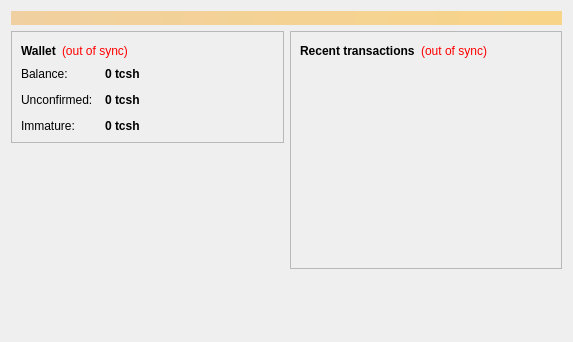
<?xml version="1.0" encoding="UTF-8"?>
<ui version="4.0">
 <class>OverviewPage</class>
 <widget class="QWidget" name="OverviewPage">
  <property name="geometry">
   <rect>
    <x>0</x>
    <y>0</y>
    <width>573</width>
    <height>342</height>
   </rect>
  </property>
  <property name="windowTitle">
   <string>Form</string>
  </property>
  <layout class="QVBoxLayout" name="topLayout">
   <item>
    <widget class="QLabel" name="labelAlerts">
     <property name="visible">
      <bool>false</bool>
     </property>
     <property name="styleSheet">
      <string notr="true">background-color: qlineargradient(x1: 0, y1: 0, x2: 1, y2: 0, stop:0 #F0D0A0, stop:1 #F8D488); color:#000000;</string>
     </property>
     <property name="wordWrap">
      <bool>true</bool>
     </property>
     <property name="margin">
      <number>3</number>
     </property>
    </widget>
   </item>
   <item>
    <layout class="QHBoxLayout" name="horizontalLayout" stretch="1,1">
     <item>
      <layout class="QVBoxLayout" name="verticalLayout_2">
       <item>
        <widget class="QFrame" name="frame">
         <property name="frameShape">
          <enum>QFrame::StyledPanel</enum>
         </property>
         <property name="frameShadow">
          <enum>QFrame::Raised</enum>
         </property>
         <layout class="QVBoxLayout" name="verticalLayout_4">
          <item>
           <layout class="QHBoxLayout" name="horizontalLayout_4">
            <item>
             <widget class="QLabel" name="label_5">
              <property name="font">
               <font>
                <weight>75</weight>
                <bold>true</bold>
               </font>
              </property>
              <property name="text">
               <string>Wallet</string>
              </property>
             </widget>
            </item>
            <item>
             <widget class="QLabel" name="labelWalletStatus">
              <property name="toolTip">
               <string>The displayed information may be out of date. Your wallet automatically synchronizes with the TopCash network after a connection is established, but this process has not completed yet.</string>
              </property>
              <property name="styleSheet">
               <string notr="true">QLabel { color: red; }</string>
              </property>
              <property name="text">
               <string notr="true">(out of sync)</string>
              </property>
              <property name="alignment">
               <set>Qt::AlignLeading|Qt::AlignLeft|Qt::AlignVCenter</set>
              </property>
             </widget>
            </item>
            <item>
             <spacer name="horizontalSpacer_2">
              <property name="orientation">
               <enum>Qt::Horizontal</enum>
              </property>
              <property name="sizeHint" stdset="0">
               <size>
                <width>40</width>
                <height>20</height>
               </size>
              </property>
             </spacer>
            </item>
           </layout>
          </item>
          <item>
           <layout class="QFormLayout" name="formLayout_2">
            <property name="fieldGrowthPolicy">
             <enum>QFormLayout::AllNonFixedFieldsGrow</enum>
            </property>
            <property name="horizontalSpacing">
             <number>12</number>
            </property>
            <property name="verticalSpacing">
             <number>12</number>
            </property>
            <item row="0" column="0">
             <widget class="QLabel" name="label">
              <property name="text">
               <string>Balance:</string>
              </property>
             </widget>
            </item>
            <item row="0" column="1">
             <widget class="QLabel" name="labelBalance">
              <property name="font">
               <font>
                <weight>75</weight>
                <bold>true</bold>
               </font>
              </property>
              <property name="cursor">
               <cursorShape>IBeamCursor</cursorShape>
              </property>
              <property name="toolTip">
               <string>Your current balance</string>
              </property>
              <property name="text">
               <string notr="true">0 tcsh</string>
              </property>
              <property name="textInteractionFlags">
               <set>Qt::LinksAccessibleByMouse|Qt::TextSelectableByKeyboard|Qt::TextSelectableByMouse</set>
              </property>
             </widget>
            </item>
            <item row="1" column="0">
             <widget class="QLabel" name="label_3">
              <property name="text">
               <string>Unconfirmed:</string>
              </property>
             </widget>
            </item>
            <item row="1" column="1">
             <widget class="QLabel" name="labelUnconfirmed">
              <property name="font">
               <font>
                <weight>75</weight>
                <bold>true</bold>
               </font>
              </property>
              <property name="cursor">
               <cursorShape>IBeamCursor</cursorShape>
              </property>
              <property name="toolTip">
               <string>Total of transactions that have yet to be confirmed, and do not yet count toward the current balance</string>
              </property>
              <property name="text">
               <string notr="true">0 tcsh</string>
              </property>
              <property name="textInteractionFlags">
               <set>Qt::LinksAccessibleByMouse|Qt::TextSelectableByKeyboard|Qt::TextSelectableByMouse</set>
              </property>
             </widget>
            </item>
            <item row="2" column="0">
             <widget class="QLabel" name="labelImmatureText">
              <property name="text">
               <string>Immature:</string>
              </property>
             </widget>
            </item>
            <item row="2" column="1">
             <widget class="QLabel" name="labelImmature">
              <property name="font">
               <font>
                <weight>75</weight>
                <bold>true</bold>
               </font>
              </property>
              <property name="toolTip">
               <string>Mined balance that has not yet matured</string>
              </property>
              <property name="text">
               <string notr="true">0 tcsh</string>
              </property>
              <property name="textInteractionFlags">
               <set>Qt::LinksAccessibleByMouse|Qt::TextSelectableByKeyboard|Qt::TextSelectableByMouse</set>
              </property>
             </widget>
            </item>
           </layout>
          </item>
         </layout>
        </widget>
       </item>
       <item>
        <spacer name="verticalSpacer">
         <property name="orientation">
          <enum>Qt::Vertical</enum>
         </property>
         <property name="sizeHint" stdset="0">
          <size>
           <width>20</width>
           <height>40</height>
          </size>
         </property>
        </spacer>
       </item>
      </layout>
     </item>
     <item>
      <layout class="QVBoxLayout" name="verticalLayout_3">
       <item>
        <widget class="QFrame" name="frame_2">
         <property name="frameShape">
          <enum>QFrame::StyledPanel</enum>
         </property>
         <property name="frameShadow">
          <enum>QFrame::Raised</enum>
         </property>
         <layout class="QVBoxLayout" name="verticalLayout">
          <item>
           <layout class="QHBoxLayout" name="horizontalLayout_2">
            <item>
             <widget class="QLabel" name="label_4">
              <property name="text">
               <string>&lt;b&gt;Recent transactions&lt;/b&gt;</string>
              </property>
             </widget>
            </item>
            <item>
             <widget class="QLabel" name="labelTransactionsStatus">
              <property name="toolTip">
               <string>The displayed information may be out of date. Your wallet automatically synchronizes with the TopCash network after a connection is established, but this process has not completed yet.</string>
              </property>
              <property name="styleSheet">
               <string notr="true">QLabel { color: red; }</string>
              </property>
              <property name="text">
               <string notr="true">(out of sync)</string>
              </property>
              <property name="alignment">
               <set>Qt::AlignRight|Qt::AlignTrailing|Qt::AlignVCenter</set>
              </property>
             </widget>
            </item>
            <item>
             <spacer name="horizontalSpacer">
              <property name="orientation">
               <enum>Qt::Horizontal</enum>
              </property>
              <property name="sizeHint" stdset="0">
               <size>
                <width>40</width>
                <height>20</height>
               </size>
              </property>
             </spacer>
            </item>
           </layout>
          </item>
          <item>
           <widget class="QListView" name="listTransactions">
            <property name="styleSheet">
             <string notr="true">QListView { background: transparent; }</string>
            </property>
            <property name="frameShape">
             <enum>QFrame::NoFrame</enum>
            </property>
            <property name="verticalScrollBarPolicy">
             <enum>Qt::ScrollBarAlwaysOff</enum>
            </property>
            <property name="horizontalScrollBarPolicy">
             <enum>Qt::ScrollBarAlwaysOff</enum>
            </property>
            <property name="selectionMode">
             <enum>QAbstractItemView::NoSelection</enum>
            </property>
           </widget>
          </item>
         </layout>
        </widget>
       </item>
       <item>
        <spacer name="verticalSpacer_2">
         <property name="orientation">
          <enum>Qt::Vertical</enum>
         </property>
         <property name="sizeHint" stdset="0">
          <size>
           <width>20</width>
           <height>40</height>
          </size>
         </property>
        </spacer>
       </item>
      </layout>
     </item>
    </layout>
   </item>
  </layout>
 </widget>
 <resources/>
 <connections/>
</ui>
